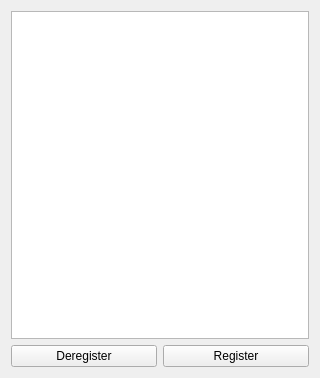
<?xml version="1.0" encoding="UTF-8"?>
<ui version="4.0">
 <class>BorrowerRegister</class>
 <widget class="QWidget" name="BorrowerRegister">
  <property name="geometry">
   <rect>
    <x>0</x>
    <y>0</y>
    <width>320</width>
    <height>378</height>
   </rect>
  </property>
  <property name="windowTitle">
   <string>Form</string>
  </property>
  <layout class="QVBoxLayout" name="verticalLayout" stretch="1,0">
   <item>
    <widget class="QListView" name="listView"/>
   </item>
   <item>
    <layout class="QHBoxLayout" name="horizontalLayout">
     <item>
      <widget class="QPushButton" name="buttonDeregister">
       <property name="text">
        <string>Deregister</string>
       </property>
      </widget>
     </item>
     <item>
      <widget class="QPushButton" name="buttonRegister">
       <property name="text">
        <string>Register</string>
       </property>
      </widget>
     </item>
    </layout>
   </item>
  </layout>
 </widget>
 <resources/>
 <connections/>
</ui>
